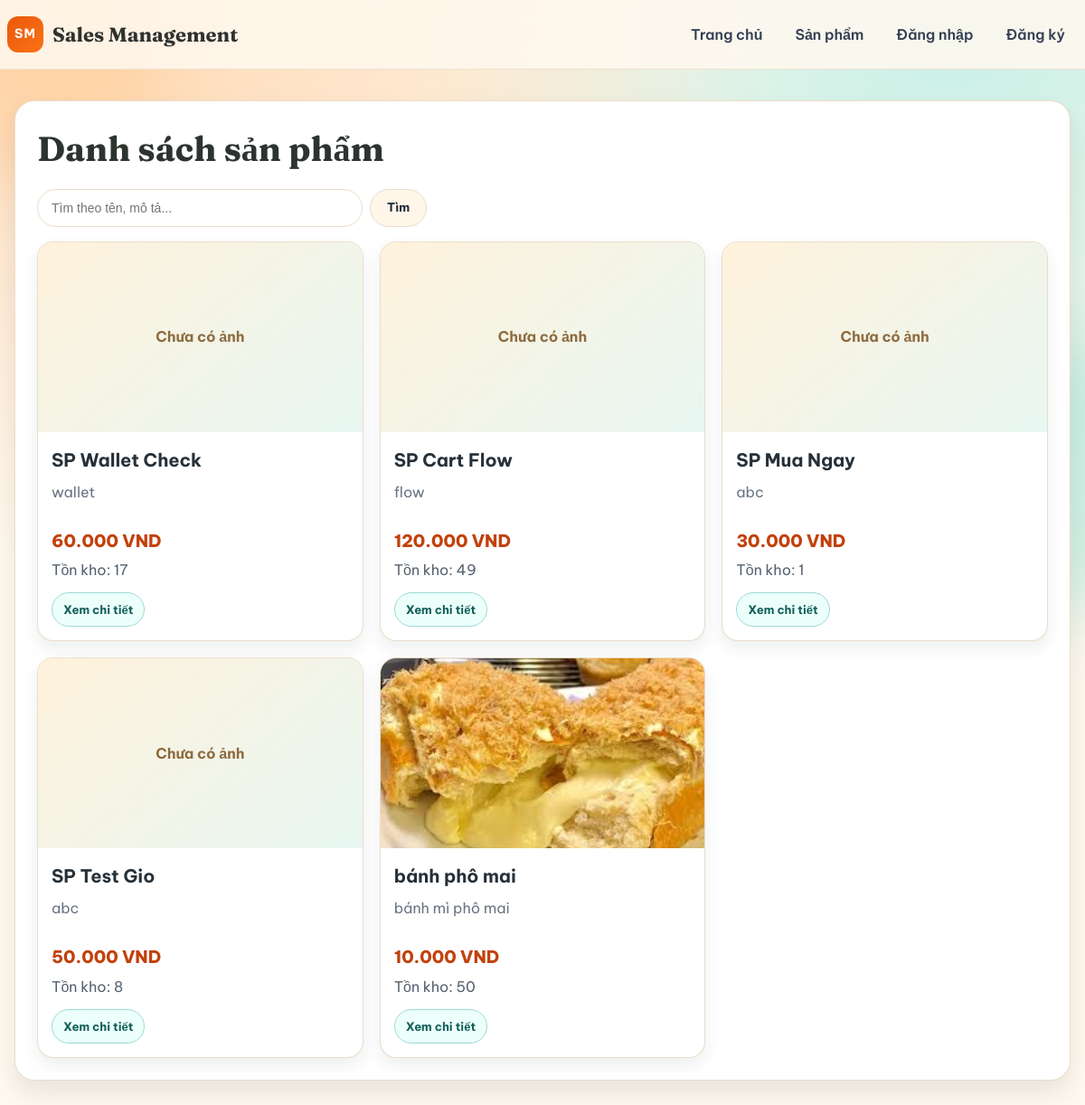
Before: /products/ with the older database file.
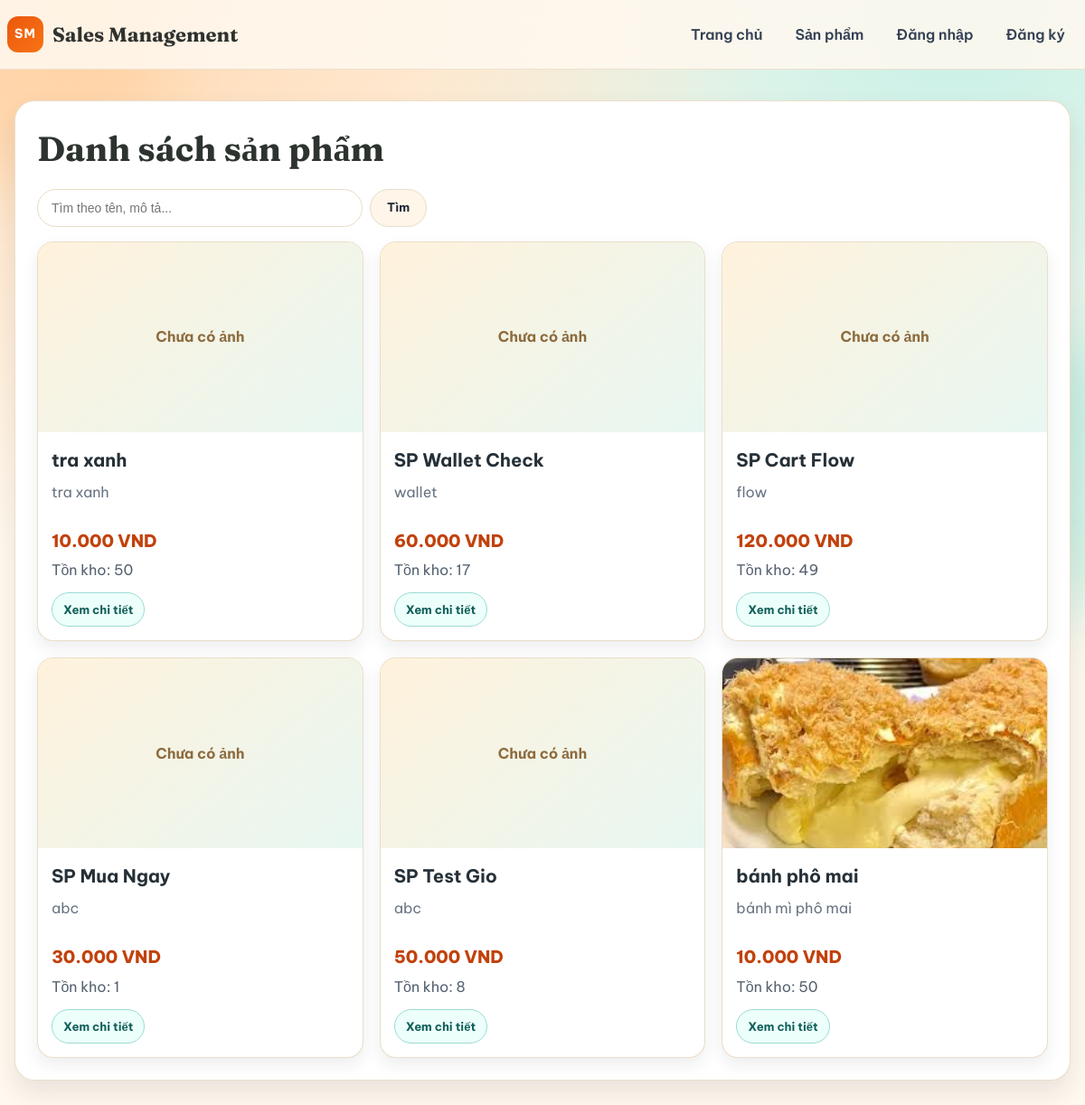
After: the same page with the newer database file.
### products/models.py (models this page shows, shortened)
class Product(models.Model):
    CATEGORY_CHOICES = [
        ('banh-keo', 'Bánh kẹo'),
        ('nuoc-uong', 'Nước uống'),
        ('thuc-pham', 'Thực phẩm'),
        ('do-kho', 'Đồ khô'),
        ('do-hop', 'Đồ hộp'),
        ('quan-ao', 'Quần áo'),
        ('giay-dep', 'Giày dép'),
        ('phu-kien', 'Phụ kiện'),
        ('do-gia-dung', 'Đồ gia dụng'),
        ('my-pham', 'Mỹ phẩm'),
        ('do-dien-tu', 'Đồ điện tử'),
    ]
    productName = models.CharField(max_length=200)
    category = models.CharField(
        max_length=50,
        choices=CATEGORY_CHOICES,
        default='thuc-pham'
    )
    slug = models.SlugField(max_length=220, unique=True, blank=True)
    description = models.TextField(blank=True, null=True)
    price = models.DecimalField(max_digits=12, decimal_places=2)
    discountPercent = models.DecimalField(
        max_digits=5,
        decimal_places=2,
        default=Decimal('0'),
        validators=[MinValueValidator(Decimal('0')), MaxValueValidator(Decimal('100'))],
    )
    stockQuantity = models.PositiveIntegerField(default=0)
    image = models.ImageField(upload_to=product_image_upload_path, blank=True, null=True)
    created_at = models.DateTimeField(auto_now_add=True)
    def get_absolute_url(self):
        return reverse('product_detail', kwargs={'slug': self.slug})
    @property
    def formatted_price(self):
        try:
            amount = int(Decimal(self.price).quantize(Decimal('1'), rounding=ROUND_HALF_UP))
        except (TypeError, ValueError, InvalidOperation):
            return ''
        return f"{amount:,}".replace(',', '.') + " VND"
    @property
    def clamped_discount_percent(self):
        try:
            discount = Decimal(self.discountPercent or 0)
        except (TypeError, ValueError, InvalidOperation):
            return Decimal('0')
        return max(Decimal('0'), min(Decimal('100'), discount))

### products/views.py (the view)
# urls.py: path('products/', ProductListView.as_view(), name='product_list'),
class ProductListView(View):
    template_name = 'products/product_list.html'
    def get(self, request):
        keyword = request.GET.get('q', '').strip()
        products = Product.objects.all().order_by('-id')
        products = search_products(products, keyword)
        return render(request, self.template_name, {
            'products': products,
            'keyword': keyword,
        })

### products/views.py (called while the page is built)
def search_products(queryset, keyword):
    if keyword:
        queryset = queryset.filter(
            Q(productName__icontains=keyword) |
            Q(description__icontains=keyword) |
            Q(category__icontains=keyword)
        )
    return queryset

### templates/products/product_list.html (shortened to what this page needs)
{% load static %}
<!doctype html>
<html lang="vi">
  <head>
    <link rel="stylesheet" href="{% static 'css/page_theme.css' %}" />
    <link rel="stylesheet" href="{% static 'css/product_list.css' %}" />
  </head>
  <body>
    <div class="page-glow page-glow-left" aria-hidden="true"></div>
    <header class="site-header">
      <div class="container nav-wrap">
        <a href="{% url 'home' %}" class="logo" aria-label="Sales Management Home">
          <span class="logo-mark">SM</span>
          <span class="logo-text">Sales Management</span>
        </a>
        <nav class="main-nav">
          <a href="{% url 'home' %}" class="nav-link">Trang chủ</a>
          <a href="{% url 'product_list' %}" class="nav-link">Sản phẩm</a>
          {% if request.user.is_authenticated %}
            {% if request.user.is_staff %}
          <a href="{% url 'product_create' %}" class="nav-link">Thêm sản phẩm</a>
          <a href="{% url 'topup_request_list' %}" class="nav-link">Yêu cầu nạp tiền</a>
          <a href="{% url 'discount_code_list' %}" class="nav-link">Mã giảm giá</a>
            {% else %}
          <a href="{% url 'cart' %}" class="nav-link">Giỏ hàng</a>
          <a href="{% url 'order_history' %}" class="nav-link">Lịch sử mua</a>
          <a href="{% url 'wallet' %}" class="nav-link">Ví tiền</a>
            {% endif %}
          <a href="{% url 'logout' %}" class="nav-link">Đăng xuất</a>
          {% else %}
          <a href="{% url 'login' %}" class="nav-link">Đăng nhập</a>
          <a href="{% url 'register' %}" class="nav-link">Đăng ký</a>
          {% endif %}
        </nav>
      </div>
    </header>
    <main class="product-list-page">
      <div class="container">
        <section class="page-card">
          <div class="list-toolbar">
            <h1>Danh sách sản phẩm</h1>
          </div>
          <form method="get" action="{% url 'product_list' %}" class="product-search-form">
            <input
              id="product-list-search"
              type="text"
              name="q"
              placeholder="Tìm theo tên, mô tả..."
              value="{{ keyword }}"
            />
            <button type="submit" class="btn btn-secondary">Tìm</button>
          </form>
          <div class="product-grid">
            {% for product in products %}
            <article class="product-card">
              <div class="product-image">
                {% if product.image %}
                <img src="{{ product.image.url }}" alt="{{ product.productName }}" />
                {% else %}
                <div class="no-image">Chưa có ảnh</div>
                {% endif %}
              </div>
              <div class="product-info">
                <h3>{{ product.productName }}</h3>
                <p class="desc">
                  {% if product.description %}
                  {{ product.description|truncatechars:80 }}
                  {% else %}
                  Không có mô tả.
                  {% endif %}
                </p>
                {% if product.clamped_discount_percent > 0 %}
                <p class="price">{{ product.formatted_discounted_price }}</p>
                <p class="price-old">{{ product.formatted_price }}</p>
                <p class="discount-chip">-{{ product.clamped_discount_percent|floatformat:"-2" }}%</p>
                {% else %}
                <p class="price">{{ product.formatted_price }}</p>
                {% endif %}
                <p class="stock">Tồn kho: {{ product.stockQuantity }}</p>
                <div class="product-actions">
                  <a href="{{ product.get_absolute_url }}" class="btn-detail">Xem chi tiết</a>
                </div>
              </div>
            </article>
            {% empty %}
            <p class="empty-state">Chưa có sản phẩm nào.</p>
            {% endfor %}
          </div>
        </section>
      </div>
    </main>
  </body>
</html>

Changed rows visible on the page:
added Product: image "Chưa có ảnh", productName "tra xanh", description "tra xanh", formatted_price "10.000 VND", stockQuantity "50"
